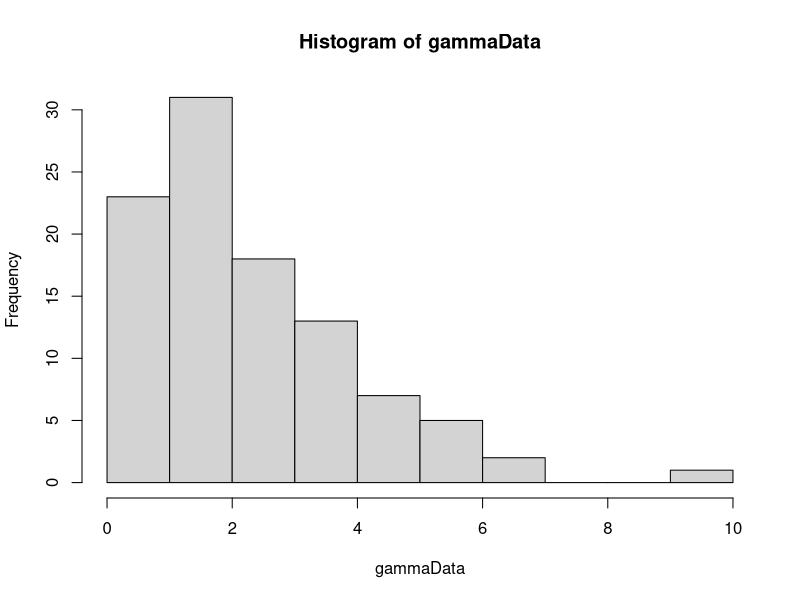
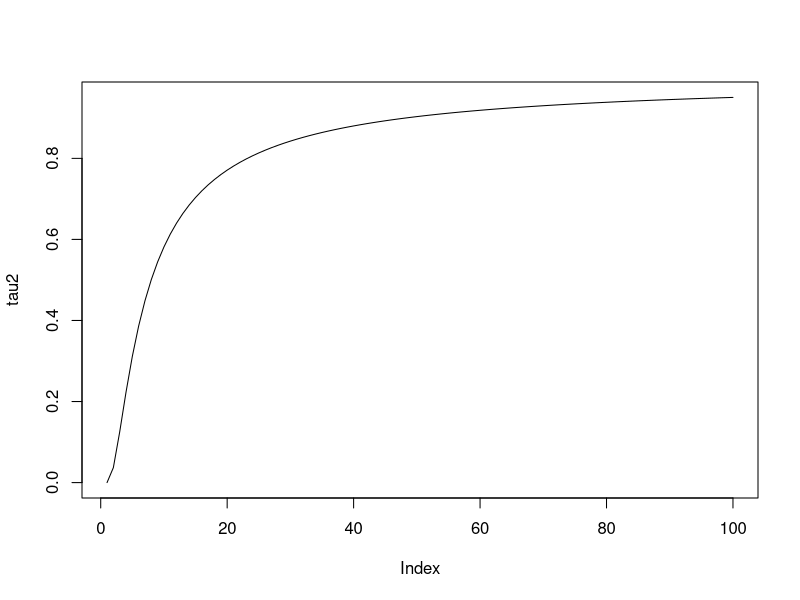
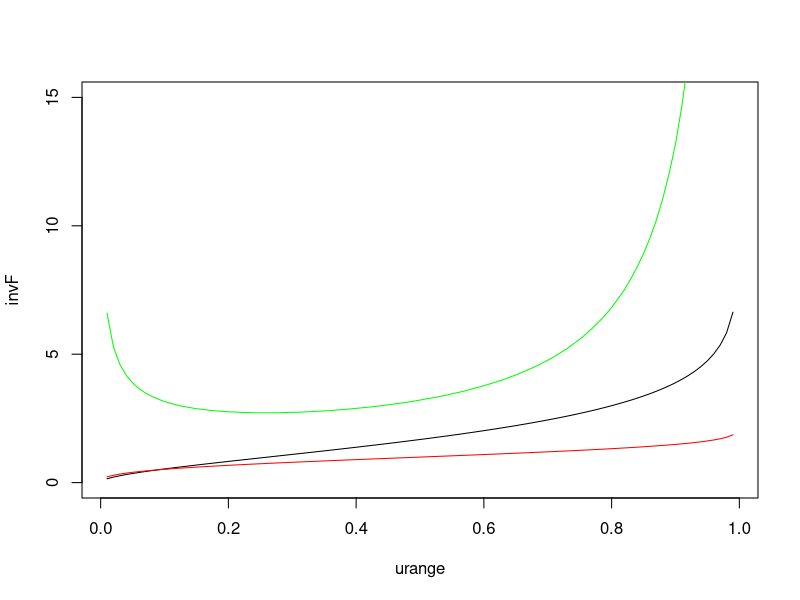
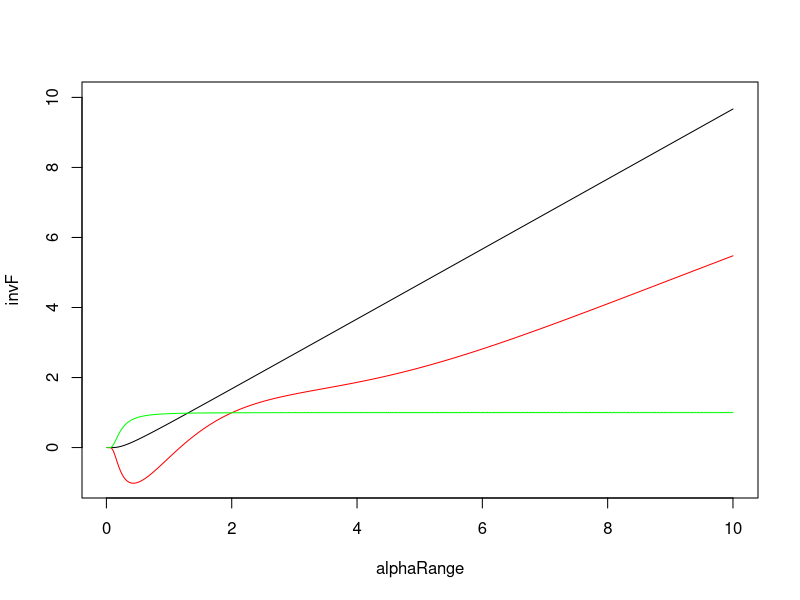

Recreate these plots in R, in order.
library(MCMCpack)

weightedUniform <- function(n, numIterations) {
  # Generate sample of from a weighted uniform distribution
  # 
  # Args:
  #   n: number of points in sample
  #   
  # Returns:
  #   A vector sample
  uCurr = runif(n)
  alphaCurr = findAlpha(s2, uCurr)
  for(i in 1:numIterations) {
    uProp = runif(n)
    alphaProp = findAlpha(s2, uProp)
    proportionalProp = proportionalDensity(uProp, alphaProp)
    proportionalCurr = proportionalDensity(uCurr, alphaCurr)
    alphaVal = min(1, proportionalProp/proportionalCurr)
    print(alphaVal)
    u = runif(1)
    if (u <= alphaVal) {
      xCurr = uProp
      alphaCurr = alphaProp
    }
  }
  return(xCurr)
}

proportionalDensity <- function(u, alpha) {
  # Calculate proportional density for indepence sampling
  # 
  # Args:
  #   u: A vector from an uniform distribution.
  #   alpha: A scalar value
  #   
  # Returns:
  #   A scalar value
  gammaInv = rep(0, length(u))
  diffGammaInv = rep(0, length(u))
  for(i in 1:length(u)) {
    gammaInv[i] = invGammaCumulative(u[i], alpha)
    diffGammaInv[i] = diffAlphaInvGammaCumulative(u[i], alpha)
  }
  return(calcWeight(gammaInv, diffGammaInv))
}

calcWeight <- function(gammaInv, diffGammaInv) {
  # Calculate weigth for a gamma distribution
  #
  # Args:
  #   gammaInv: A list of values from the inverse cumulative gamma.
  #   diffGammaInv: A list of values from the derivative of the inverse cumulative gamma.
  #   
  # Returns:
  #   A scalar value
  weight = (1/length(gammaInv))*(sum(diffGammaInv/gammaInv)) - sum(diffGammaInv)/sum(gammaInv)
  return(weight)
}

invGammaCumulative <- function(u, alpha) {
  x = 0
  stepSize = 0.1
  tolerance = 0.00001
  direction = 1
  integralValue = 0
  
  while(abs(integralValue - u) > tolerance){
    x = x + direction*stepSize
    if(x<0) {
      x = 0
      direction = 1
    }
    
    if(method == "integrate") {
      integral = integrate(gammaDensity, 0, x)
      integralValue = integral$value  
    } else if(method == "pgamma") {
      integral = pgamma(x, shape=alpha, scale=1)
      integralValue = integral
    }
    
    
    # Going left and pass the point
    if ((u > integralValue) && (direction == -1)) {
      stepSize = stepSize/2
      direction = 1
    }
    
    # Going right and pass the point
    if ((u < integralValue) && (direction == 1)) {
      stepSize = stepSize/2
      direction = -1
    }
  }
  return(x)
}

diffInvGammaCumulative <- function(u) {
  # Derivative of gamma distribution with respect to u
  # 
  # Args:
  #   u: Scalar between 0 and 1
  #   
  # Returns:
  #   Scalar. Derivative at point u.
  if(u+hStep < 1) {
    firstPoint = invGammaCumulative(u, alpha)
    secondPoint = invGammaCumulative(u+hStep, alpha)
    return((secondPoint - firstPoint)/hStep)  
  } else {
    firstPoint = invGammaCumulative(u-hStep, alpha)
    secondPoint = invGammaCumulative(u, alpha)
    return((secondPoint - firstPoint)/hStep)  
  }
}

diffAlphaInvGammaCumulative <- function(u, alpha) {
  # Derivative of gamma distribution with respect to alpha.
  # 
  # Args:
  #   u: Scalar between 0 and 1.
  #   alpha: Scalar larger than 0.
  #   
  # Returns:
  #   Scalar value. Derivative at point alpha.
  firstPoint = invGammaCumulative(u,alpha)
  secondPoint = invGammaCumulative(u, alpha + alphaHStep)
  return((secondPoint - firstPoint)/alphaHStep)
}

calcDerivateFunction <- function(u, alphaValue) {
 largeFInv = invGammaCumulative(u, alphaValue)
 integralPart = integrate(integralFunction, 0, largeFInv)
 return((digamma(alphaValue)*u - integralPart$value)*gamma(alphaValue)/((largeFInv^(alphaValue - 1))*exp(-largeFInv)))
}

integralFunction <- function(y) {
  return(log(y)*(y^(alphaValue - 1))*exp(-y)/gamma(alphaValue))
}

gammaDensity <- function(x) {
  return(dgamma(x, alpha,1))  
}

findAlpha <- function(s2, u) {
  alphaValue = 0.1
  stepSize = 10
  direction = 1
  tolerance = 0.0001
  tau2Value = 0
  
  while(abs(s2 - tau2Value) > tolerance) {
    alphaValue = alphaValue + direction*stepSize
    if(alphaValue<=0) {
      alphaValue = 0.1
      direction = 1
    }
    
    tau2Value = calcValueTau2(u, alphaValue)
    
    if ((s2 > tau2Value) && (direction == -1)) {
      stepSize = stepSize/2
      direction = 1
    }
    
    if ((s2 < tau2Value) && (direction == 1)) {
      stepSize = stepSize/2
      direction = -1
    }
    
  }
  return(alphaValue)
}

findBeta <- function(s1, u, alphaValue) {
  largeFInv = rep(0, length(u))
  for(i in 1:length(u)) {
    largeFInv[i] = invGammaCumulative(u[i], alphaValue)
  }
  return(s1*length(u)/(sum(largeFInv)))
}

calcValueTau2 <- function(u, alphaValue) {
  largeFInv = rep(0, length(u))
  for(i in 1:length(u)) {
    largeFInv[i] = invGammaCumulative(u[i], alphaValue)
  }
  return(length(u)*((prod(largeFInv))^(1/length(u)))/sum(largeFInv))
}

calcValueTau2Method2 <- function(x) {
  return(length(x)*((prod(x))^(1/length(x)))/sum(x))
}

alpha = 2
beta = 1
hStep = 0.01
alphaHStep = 0.01
method = "pgamma"
NUM_SAMPLES = 1000
NUM_POINTS = 100

# Generate data
gammaData = rgamma(NUM_POINTS, shape=alpha, scale = beta)
hist(gammaData)
# Calculation of statistics
s1 = sum(gammaData)/NUM_POINTS
s2 = NUM_POINTS*((prod(gammaData))^(1/NUM_POINTS))/sum(gammaData)

# Plot of tau 2 with respect to alpha
alpharange = seq(0.1 , 10, by = 0.1)
tau2 = rep(0, length(alpharange))
u = runif(NUM_POINTS)
for(i in 1:length(alpharange)) {
  tau2[i]= calcValueTau2(u, alpharange[i])
}
plot(tau2, type="l")

# Plot of derivatve of inverse cumulative distribution and the cumulative function
alphaValue = alpha
urange = seq(0.01, 0.99, by=0.01)
diff1 = rep(0, length(urange))
diff2 = rep(0, length(urange))
invF = rep(0, length(urange))
for(i in 1:length(urange)) {
  invF[i] = invGammaCumulative(urange[i], alpha)
  diff1[i] = calcDerivateFunction(urange[i], alphaValue)
  diff2[i] = diffInvGammaCumulative(urange[i])
}
plot(urange, invF, type="l", ylim=c(0, 15))
lines(urange, diff1, col="red")
lines(urange, diff2, col="green")

# Plot of derivative of inverse cumulative distribution with respect to alpha and the cumulative function.
alphaRange = seq(0.01, 10, by = 0.01)
diff1 = rep(0, length(alphaRange))
diff2 = rep(0, length(alphaRange))
invF = rep(0, length(alphaRange))
uValue = 0.5
for(i in 1:length(alphaRange)) {
  invF[i] = invGammaCumulative(uValue, alphaRange[i])
  diff1[i] = calcDerivateFunction(uValue, alphaRange[i])
  diff2[i] = diffAlphaInvGammaCumulative(uValue, alphaRange[i])
}
plot(alphaRange, invF, type="l", ylim=c(-1, 10))
lines(alphaRange, diff1, col="red")
lines(alphaRange, diff2, col="green")


# Generation of new sample
u = runif(NUM_POINTS)
estAlpha = findAlpha(s2, u)
estBeta = findBeta(s1, u, estAlpha)
